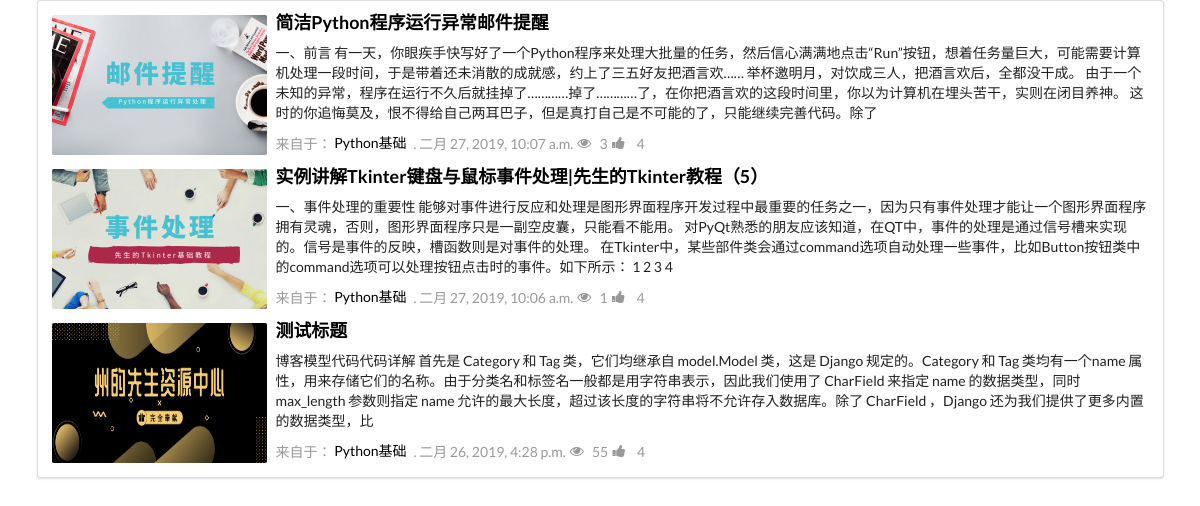
The page /blog/cate/1/ on the database as committed earlier.
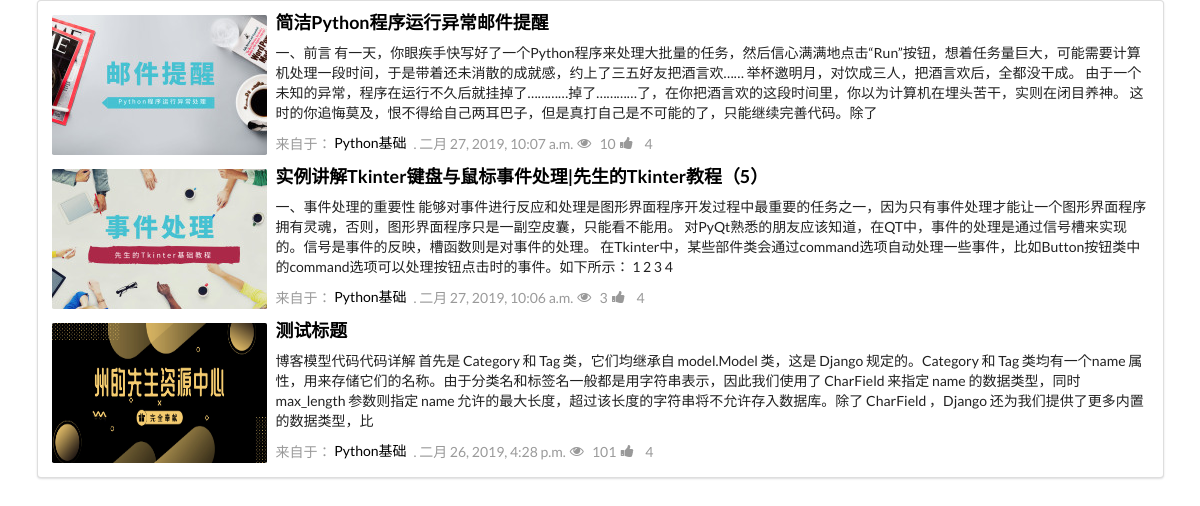
The same page on the database as committed later.
### myblog/models.py (models this page shows, shortened)
class Post(models.Model):
    author = models.ForeignKey(
        User, verbose_name='作者', on_delete=models.CASCADE)
    title = models.CharField(max_length=70, verbose_name='标题')
    content = models.TextField('内容')
    create_date = models.DateTimeField(
        '创建日期', auto_now_add=True, editable=True)
    update_date = models.DateTimeField('更新日期', auto_now=True, null=True)
    cover = models.ImageField('博客封面', upload_to='post', default=None)
    views = models.IntegerField('浏览数', default=0)
    recommend = models.BooleanField('推荐博客', default=False)
    excerpt = models.CharField(max_length=200, blank=True)
    category = models.ForeignKey(
        Category, verbose_name='博客分类', on_delete=models.CASCADE)
    tags = models.ManyToManyField(Tags, verbose_name='标签', blank=True)
    def was_published_recently(self):
        now = timezone.now()
        return now - datetime.timedelta(days=1) <= self.create_date <= now
    was_published_recently.admin_order_field = 'create_date'
    was_published_recently.boolean = True
    was_published_recently.short_description = '最近发布?'
    class Meta:
        ordering = ['-create_date']
        verbose_name = "文章"
        verbose_name_plural = "文章"

class Category(models.Model):
    name = models.CharField('分类名称', max_length=100, default='')
    class Meta:
        verbose_name = '博客分类'
        verbose_name_plural = '博客分类'

### myblog/views.py (the view)
# urls.py: path('cate/<int:cate_id>/', views.cate, name='cate'),
def cate(request, cate_id):
    posts = Post.objects.filter(category__id=cate_id)
    context = {}
    context['post_list'] = posts
    return render(request, 'myblog/category.html', context)

### myblog/templates/myblog/category.html
{% load static %}
<link rel="stylesheet" type="text/css" href="{% static 'myblog/css/semantic.css' %}">
<link rel="stylesheet" type="text/css" href="{% static 'myblog/css/style.css' %}">
<div class="ui container segment">
    <div class="ui items">
        {% for post in post_list %}
        <div class="item">
            <div class="image">
                <img src="../../media/{{ post.cover }}" style="width:215px;height:140px;">
            </div>
            <div class="content" style="margin-left:2em;">
                <div class="ui header">
                    <a href="{% url 'blog:detail' post.id %}" style="color:black;">{{ post.title }}</a>
                </div>
                <div class="description">
                    <p>{{ post.content |truncatechars:250 }}</p>
                </div>
                <div class="extra">
                    来自于： <a href="{% url 'blog:cate' post.category.id %}"
                        style="color:black;">{{ post.category.name }}</a>.
                    {{  post.create_date }}
                    <i class="eye icon"></i>{{ post.views }}
                    <i class="thumbs up icon"></i> 4
                </div>
            </div>
        </div>
        {% empty %}
        <p>No post are available.</p>
        {% endfor %}
    </div>
</div>

Rows that differ between the two databases and show on the page:
changed Post "简洁Python程序运行异常邮件提醒": views "3" → "10"
changed Post "实例讲解Tkinter键盘与鼠标事件处理|先生的Tkinter教程（5）": views "1" → "3"
changed Post "测试标题": views "55" → "101"
